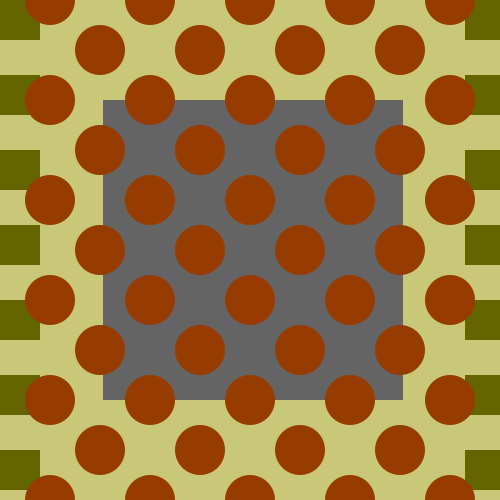
Frame 1 (no input)
Frame 60 (the mouse pressed at the canvas centre just before this capture): identical to frame 1, image omitted
Frame 120 (the mouse held since frame 60 and released just before this capture): identical to frame 1, image omitted

The Processing sketch that drew this single still picture (run headless with seeded random() and noise(); from frame 60 on, the mouse is pressed at the canvas centre):

// Processing sketch: processing_66331
// ── processing_66331.pde

void setup() {
  size(500, 500);
  background(200, 200, 120);
  noStroke();

  for (int i = 0; i< 1; i++)
  {
    fill (100, 100, 100);
    rect(103, i *100+100, 300, 300);
  }
 
  for (int i = 0; i< 10; i++)
  {
    fill (100, 100, 0);
    rect(0, i *75, 40, 40);
  }
  
   for (int i = 0; i< 10; i++)
  {
    fill (100, 100, 0);
    rect(465, i * 75, 40, 40);
  }

  for (int i = 0; i< 10; i++)
  {
    fill (150, 60, 0);
    ellipse(50, i * 100, 50, 50);
  }
  

  
   for (int i = 0; i< 10; i++)
  {
    fill (150, 60, 0);
    ellipse(100, i * 100+50, 50, 50);
  }
  
 
  
   for (int i = 0; i< 10; i++)
  {
    fill (150, 60, 0);
    ellipse(150, i * 100, 50, 50);
  }
  

  
   for (int i = 0; i< 10; i++)
  {
    fill (150, 60, 0);
    ellipse(200, i * 100+50, 50, 50);
  }
  

  
   for (int i = 0; i< 10; i++)
  {
    fill (150, 60, 0);
    ellipse(250, i * 100, 50, 50);
  }
  
  
   for (int i = 0; i< 10; i++)
  {
    fill (150, 60, 0);
    ellipse(300, i * 100+50, 50, 50);
  }
  
  
   for (int i = 0; i< 10; i++)
  {
    fill (150, 60, 0);
    ellipse(350, i * 100, 50, 50);
  }
  
   for (int i = 0; i< 10; i++)
  {
    fill (150, 60, 0);
    ellipse(400, i * 100+50, 50, 50);
  }
  
  for (int i = 0; i< 10; i++)
  {
    fill (150, 60, 0);
    ellipse(450, i * 100, 50, 50);
  }
  
  
  
}


void draw() {
}
